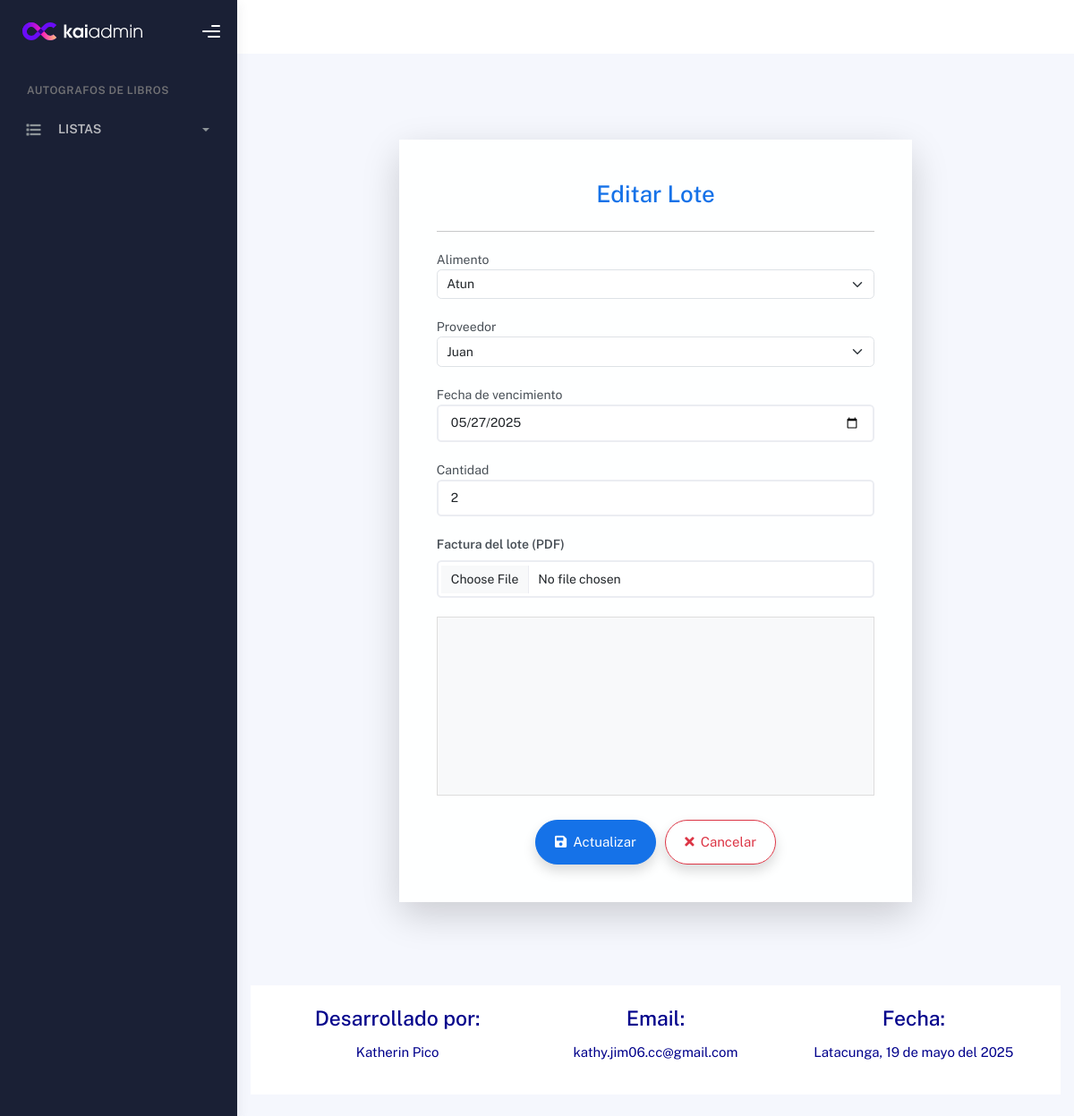
Page /editarLote/4/ on the committed database.
### Aplicaciones/Lotes/models.py (models this page shows, shortened)
class Lote(models.Model):
    alimento = models.ForeignKey(Alimento, on_delete=models.CASCADE, related_name='lotes')
    proveedor = models.ForeignKey(Proveedor, on_delete=models.CASCADE, related_name='lotes')
    fecha_vencimiento = models.DateField()
    cantidad = models.PositiveIntegerField(default=0)
    pdf_factura = models.FileField(upload_to='Lotes', null=True, blank=True)

### Aplicaciones/Alimentos/models.py (models this page shows)
class Alimento(models.Model):
    nombre = models.CharField(max_length=100)
    tipo = models.CharField(max_length=50)
    foto_alimento = models.ImageField(upload_to='Alimentos', null=True, blank=True)

### Aplicaciones/Proveedor/models.py (models this page shows, shortened)
class Proveedor(models.Model):
    nombre = models.CharField(max_length=100)
    telefono = models.CharField(max_length=20)
    pdf_certificado_sanitario = models.FileField(upload_to='Proveedores', null=True, blank=True)

### Aplicaciones/Lotes/views.py (the view)
# urls.py: path('editarLote/<int:id>/', views.editarLote, name='editarLote'),
def editarLote(request, id):
    lote = get_object_or_404(Lote, id=id)
    alimentos = Alimento.objects.all()
    proveedores = Proveedor.objects.all()
    return render(request, "editarLote.html", {
        'loteEditar': lote,
        'alimentos': alimentos,
        'proveedores': proveedores
    })

### Aplicaciones/Lotes/templates/editarLote.html (shortened to what this page needs)
{% extends 'plantilla.html' %}
{% load static %}
{% block contenido %}
<br><br><br>
<div class="row justify-content-center">
    <div class="col-md-8">
        <div class="card shadow-lg border-0 rounded-4">
            <div class="card-body p-5" style="background-color: #feffff;">
                <h2 class="text-center text-primary mb-4">Editar Lote</h2>
                <hr class="mb-4">
                <form id="frm_editar_lote" method="post" action="/procesarEdicionLote/" enctype="multipart/form-data">
                    <label for="alimento_id">Alimento</label>
                    <select name="alimento_id" id="alimento_id" class="form-select" required>
                        {% for alimento in alimentos %}
                            <option value="{{ alimento.id }}" {% if loteEditar.alimento.id == alimento.id %}selected{% endif %}>{{ alimento.nombre }}</option>
                        {% endfor %}
                    </select>
                    <br>
                    <label for="proveedor_id">Proveedor</label>
                    <select name="proveedor_id" id="proveedor_id" class="form-select" required>
                        {% for proveedor in proveedores %}
                            <option value="{{ proveedor.id }}" {% if loteEditar.proveedor.id == proveedor.id %}selected{% endif %}>{{ proveedor.nombre }}</option>
                        {% endfor %}
                    </select>
                    <br>
                    <label for="fecha_vencimiento">Fecha de vencimiento</label>
                    <input type="date" name="fecha_vencimiento" id="fecha_vencimiento" class="form-control" value="{{ loteEditar.fecha_vencimiento|date:'Y-m-d' }}" required>
                    <br>
                    <label for="cantidad">Cantidad</label>
                    <input type="number" name="cantidad" id="cantidad" class="form-control" min="1" value="{{ loteEditar.cantidad }}" required>
                    <br>
                    <label for="pdf_factura" class="form-label fw-semibold">Factura del lote (PDF)</label>
                    <input type="file" name="pdf_factura" id="pdf_factura" class="form-control">
                    {% if loteEditar.pdf_factura %}
                        <br>
                        <iframe
                            src="{{ loteEditar.pdf_factura.url }}#page=1"
                            width="100%"
                            height="200"
                            style="border: 1px solid #ddd; background: #f8f9fa;"
                            title="Vista previa del documento">
                        </iframe>
                    {% endif %}
                    <div class="text-center mt-4">
                        <button type="submit" class="btn btn-primary btn-lg px-4 me-2 rounded-pill shadow">
                            <i class="fa fa-save me-1"></i> Actualizar
                        </button>
                        <a href="/listaLotes/" class="btn btn-outline-danger btn-lg px-4 rounded-pill shadow">
                            <i class="fa fa-times me-1"></i> Cancelar
                        </a>
                    </div>
                </form>
            </div>
        </div>
    </div>
</div>
<br><br><br>
{% endblock %}

### rows in the picture
Lote: alimento_id "Atun", proveedor_id "Juan", fecha_vencimiento "05/27/2025", cantidad "2"
